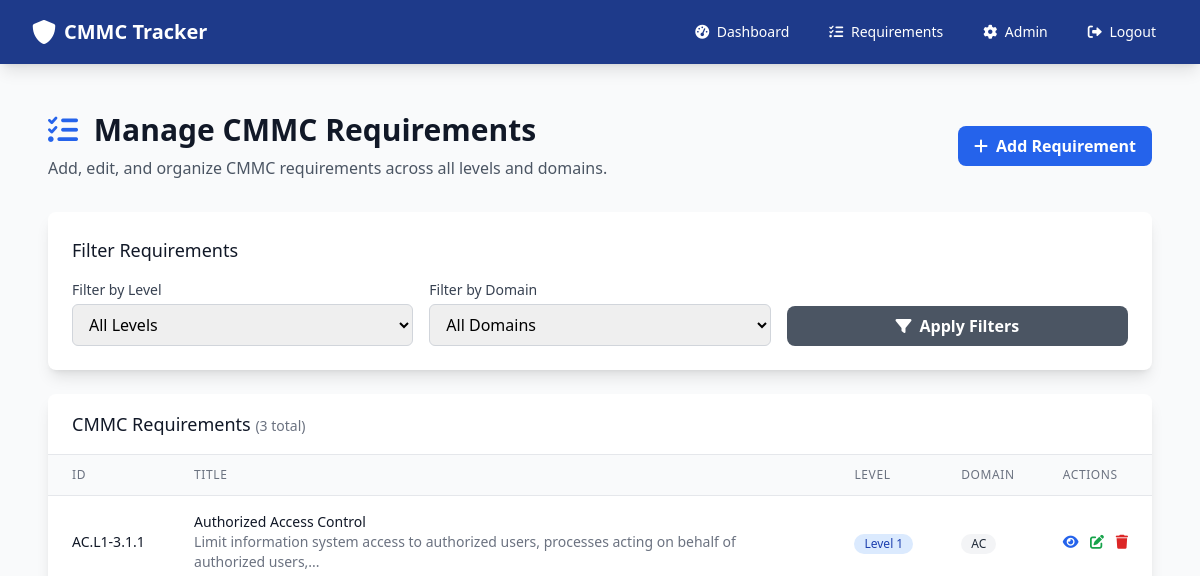
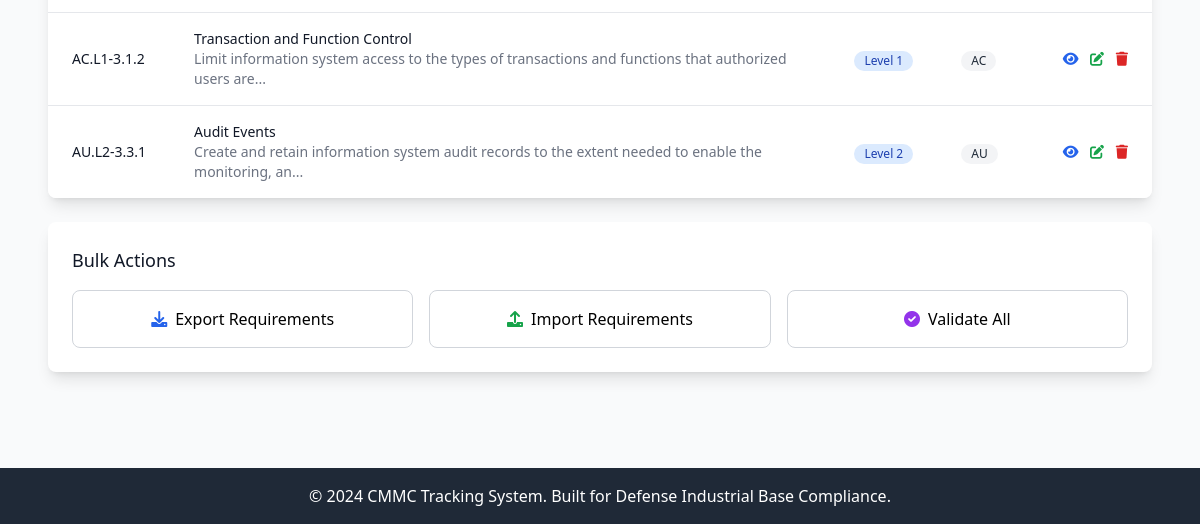
The app's page /admin/requirements (signed in), older data (2 pictures, top to bottom).
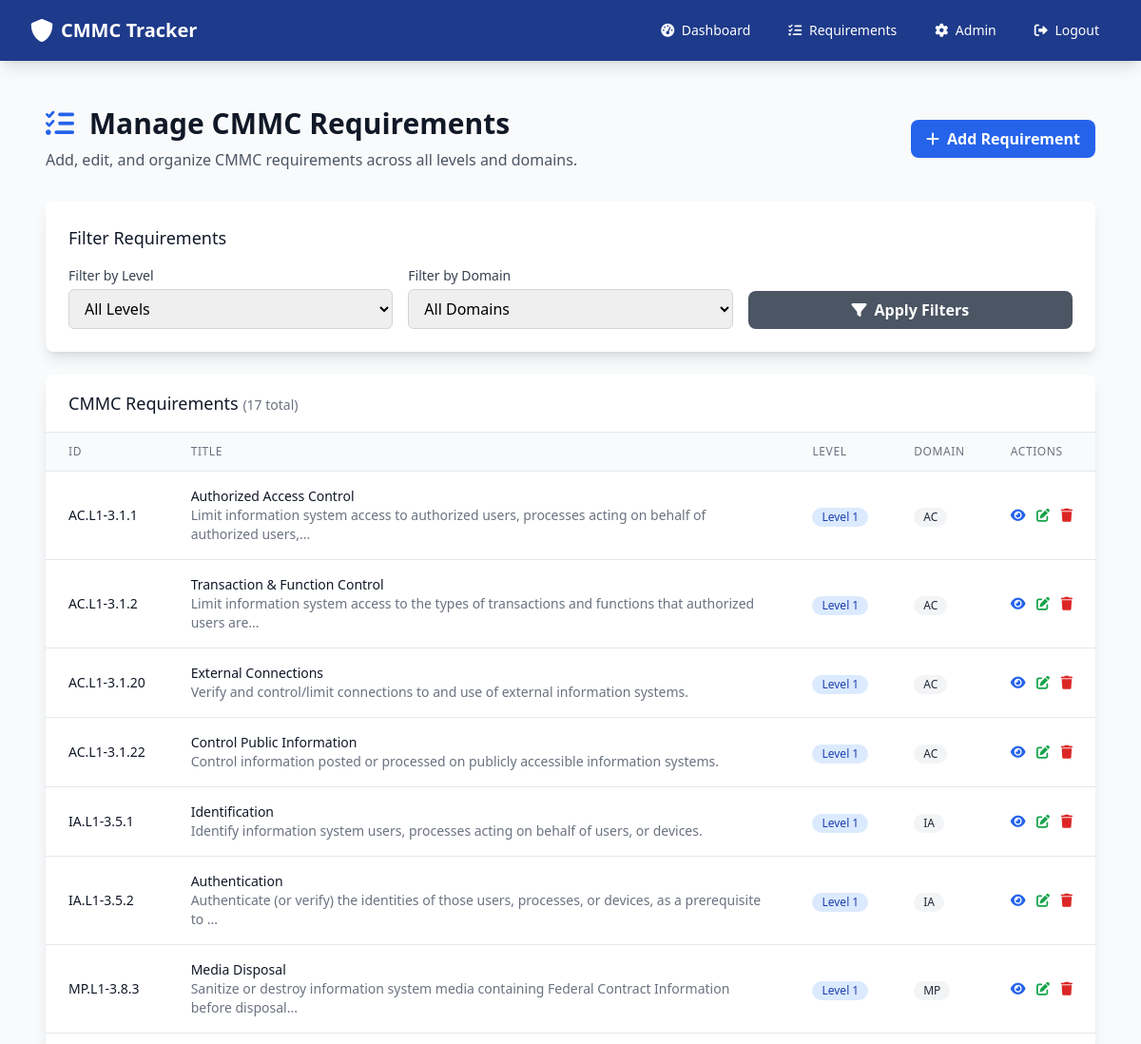
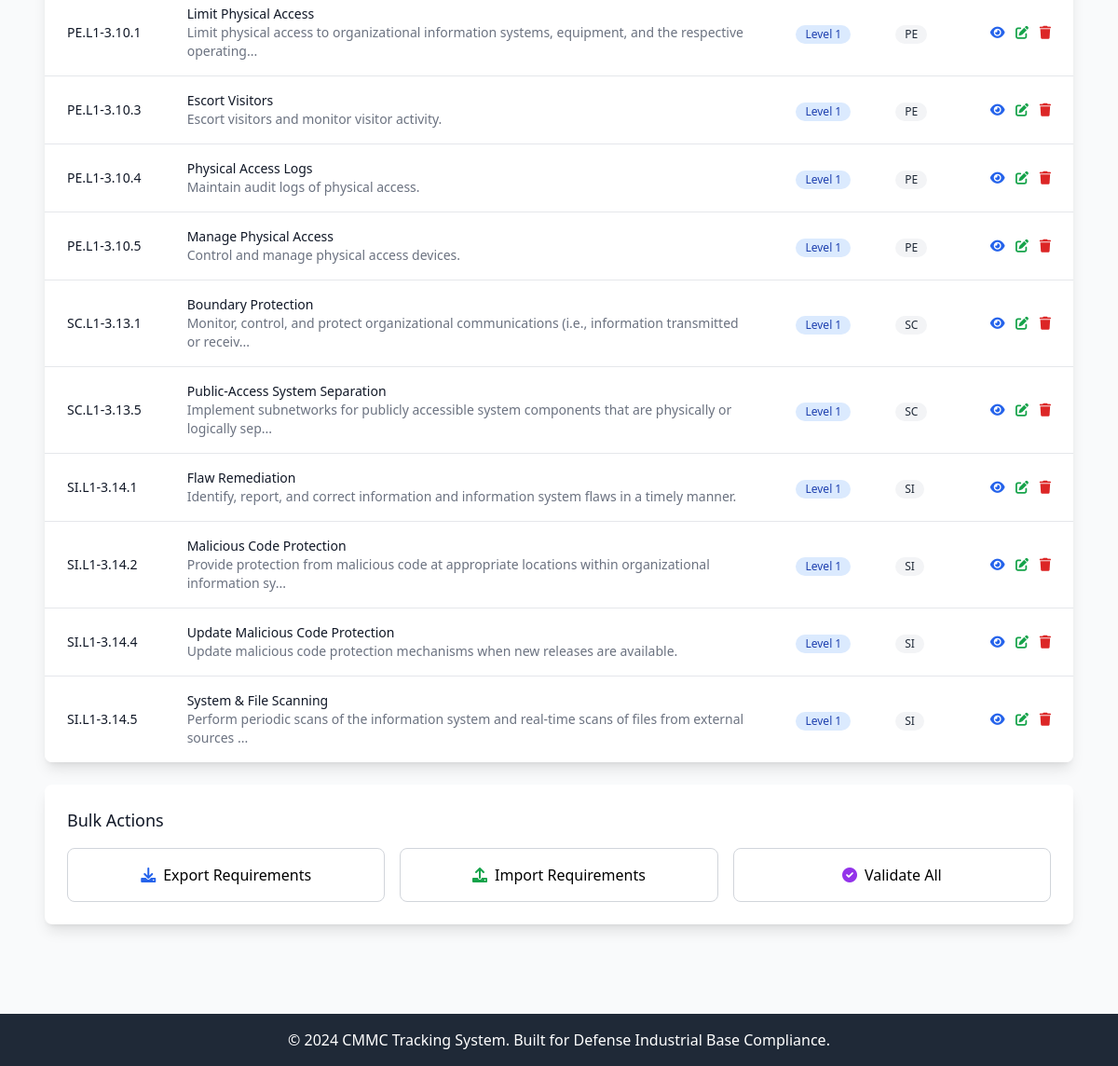
The same page, newer data (2 pictures, top to bottom).
### app.py (models this page shows)
class CMMCRequirement(db.Model):
    __tablename__ = 'cmmc_requirement'
    id = db.Column(db.Integer, primary_key=True)
    requirement_id = db.Column(db.String(20), unique=True, nullable=False)
    title = db.Column(db.String(200), nullable=False)
    description = db.Column(db.Text, nullable=False)
    level_id = db.Column(db.Integer, db.ForeignKey('cmmc_level.id'), nullable=False)
    domain_id = db.Column(db.Integer, db.ForeignKey('cmmc_domain.id'), nullable=False)
    guidance = db.Column(db.Text)
    created_at = db.Column(db.DateTime, default=datetime.utcnow)
    level = db.relationship('CMMCLevel', backref='requirements')
    domain = db.relationship('CMMCDomain', backref='requirements')

class CMMCLevel(db.Model):
    __tablename__ = 'cmmc_level'
    id = db.Column(db.Integer, primary_key=True)
    level_number = db.Column(db.Integer, unique=True, nullable=False)
    name = db.Column(db.String(100), nullable=False)
    description = db.Column(db.Text)
    created_at = db.Column(db.DateTime, default=datetime.utcnow)

class CMMCDomain(db.Model):
    __tablename__ = 'cmmc_domain'
    id = db.Column(db.Integer, primary_key=True)
    code = db.Column(db.String(10), unique=True, nullable=False)
    name = db.Column(db.String(100), nullable=False)
    description = db.Column(db.Text)
    created_at = db.Column(db.DateTime, default=datetime.utcnow)

### app.py (the view)
@app.route('/admin/requirements')
@admin_required
def admin_requirements():
    level_filter = request.args.get('level')
    domain_filter = request.args.get('domain')
    query = CMMCRequirement.query
    if level_filter:
        query = query.filter_by(level_id=level_filter)
    if domain_filter:
        query = query.filter_by(domain_id=domain_filter)
    requirements = query.all()
    levels = CMMCLevel.query.all()
    domains = CMMCDomain.query.all()
    return render_template('admin/requirements.html', requirements=requirements,
                         levels=levels, domains=domains)

### app.py (called while the page is built)
def admin_required(f):
    @wraps(f)
    def decorated_function(*args, **kwargs):
        if 'user_id' not in session:
            flash('Please log in to access this page.', 'warning')
            return redirect(url_for('login'))
        user = User.query.get(session['user_id'])
        if not user or user.role != 'admin':
            flash('Admin access required.', 'error')
            return redirect(url_for('dashboard'))
        return f(*args, **kwargs)
    return decorated_function

### templates/admin/requirements.html (shortened to what this page needs)
{% extends "base.html" %}
{% block content %}
<div class="px-4 py-6">
    <div class="flex justify-between items-center mb-8">
        <div>
            <h1 class="text-3xl font-bold text-gray-900 mb-2">
                <i class="fas fa-list-check text-blue-600 mr-2"></i>
                Manage CMMC Requirements
            </h1>
            <p class="text-gray-600">Add, edit, and organize CMMC requirements across all levels and domains.</p>
        </div>
        <a href="{{ url_for('admin_add_requirement') }}" class="bg-blue-600 hover:bg-blue-700 text-white font-bold py-2 px-4 rounded-lg transition duration-200">
            <i class="fas fa-plus mr-2"></i>Add Requirement
        </a>
    </div>
    <div class="bg-white shadow-lg rounded-lg p-6 mb-6">
        <h3 class="text-lg font-medium text-gray-900 mb-4">Filter Requirements</h3>
        <form method="GET" class="grid grid-cols-1 md:grid-cols-3 gap-4">
            <div>
                <label for="level_filter" class="block text-sm font-medium text-gray-700 mb-1">Filter by Level</label>
                <select name="level" id="level_filter" class="w-full border border-gray-300 rounded-md px-3 py-2 focus:outline-none focus:ring-blue-500 focus:border-blue-500">
                    <option value="">All Levels</option>
                </select>
            </div>
            <div>
                <label for="domain_filter" class="block text-sm font-medium text-gray-700 mb-1">Filter by Domain</label>
                <select name="domain" id="domain_filter" class="w-full border border-gray-300 rounded-md px-3 py-2 focus:outline-none focus:ring-blue-500 focus:border-blue-500">
                    <option value="">All Domains</option>
                </select>
            </div>
            <div class="flex items-end">
                <button type="submit" class="w-full bg-gray-600 hover:bg-gray-700 text-white font-bold py-2 px-4 rounded-lg transition duration-200">
                    <i class="fas fa-filter mr-2"></i>Apply Filters
                </button>
            </div>
        </form>
    </div>
    <div class="bg-white shadow-lg rounded-lg overflow-hidden">
        <div class="px-6 py-4 border-b border-gray-200">
            <h3 class="text-lg font-medium text-gray-900">
                CMMC Requirements
                <span class="text-sm font-normal text-gray-500">({{ requirements|length }} total)</span>
            </h3>
        </div>
        {% if requirements %}
        <div class="overflow-x-auto">
            <table class="min-w-full divide-y divide-gray-200">
                <thead class="bg-gray-50">
                    <tr>
                        <th class="px-6 py-3 text-left text-xs font-medium text-gray-500 uppercase tracking-wider">ID</th>
                        <th class="px-6 py-3 text-left text-xs font-medium text-gray-500 uppercase tracking-wider">Title</th>
                        <th class="px-6 py-3 text-left text-xs font-medium text-gray-500 uppercase tracking-wider">Level</th>
                        <th class="px-6 py-3 text-left text-xs font-medium text-gray-500 uppercase tracking-wider">Domain</th>
                        <th class="px-6 py-3 text-left text-xs font-medium text-gray-500 uppercase tracking-wider">Actions</th>
                    </tr>
                </thead>
                <tbody class="bg-white divide-y divide-gray-200">
                    {% for requirement in requirements %}
                    <tr class="hover:bg-gray-50">
                        <td class="px-6 py-4 whitespace-nowrap">
                            <div class="text-sm font-medium text-gray-900">{{ requirement.requirement_id }}</div>
                        </td>
                        <td class="px-6 py-4">
                            <div class="text-sm font-medium text-gray-900">{{ requirement.title }}</div>
                            <div class="text-sm text-gray-500">{{ requirement.description[:100] }}{% if requirement.description|length > 100 %}...{% endif %}</div>
                        </td>
                        <td class="px-6 py-4 whitespace-nowrap">
                            <span class="inline-flex items-center px-2.5 py-0.5 rounded-full text-xs font-medium bg-blue-100 text-blue-800">
                                Level {{ requirement.level.level_number }}
                            </span>
                        </td>
                        <td class="px-6 py-4 whitespace-nowrap">
                            <span class="inline-flex items-center px-2.5 py-0.5 rounded-full text-xs font-medium bg-gray-100 text-gray-800">
                                {{ requirement.domain.code }}
                            </span>
                        </td>
                        <td class="px-6 py-4 whitespace-nowrap text-sm font-medium space-x-2">
                            <button onclick="viewRequirement({{ requirement.id }})" class="text-blue-600 hover:text-blue-900">
                                <i class="fas fa-eye"></i>
                            </button>
                            <button onclick="editRequirement({{ requirement.id }})" class="text-green-600 hover:text-green-900">
                                <i class="fas fa-edit"></i>
                            </button>
                            <button onclick="deleteRequirement({{ requirement.id }}, '{{ requirement.requirement_id }}')" class="text-red-600 hover:text-red-900">
                                <i class="fas fa-trash"></i>
                            </button>
                        </td>
                    </tr>
                    {% endfor %}
                </tbody>
            </table>
        </div>
        {% endif %}
    </div>
    {% if requirements %}
    <div class="mt-6 bg-white shadow-lg rounded-lg p-6">
        <h3 class="text-lg font-medium text-gray-900 mb-4">Bulk Actions</h3>
        <div class="grid grid-cols-1 md:grid-cols-3 gap-4">
            <button onclick="exportRequirements()" class="flex items-center justify-center p-4 border border-gray-300 rounded-lg hover:bg-gray-50 transition duration-200">
                <i class="fas fa-download text-blue-600 mr-2"></i>
                Export Requirements
            </button>
            <button onclick="importRequirements()" class="flex items-center justify-center p-4 border border-gray-300 rounded-lg hover:bg-gray-50 transition duration-200">
                <i class="fas fa-upload text-green-600 mr-2"></i>
                Import Requirements
            </button>
            <button onclick="validateRequirements()" class="flex items-center justify-center p-4 border border-gray-300 rounded-lg hover:bg-gray-50 transition duration-200">
                <i class="fas fa-check-circle text-purple-600 mr-2"></i>
                Validate All
            </button>
        </div>
    </div>
    {% endif %}
</div>
{% endblock %}

### templates/base.html (shortened to what this page needs)
<!DOCTYPE html>
<html lang="en">
<head>
    <script src="https://cdn.tailwindcss.com"></script>
    <link href="https://cdnjs.cloudflare.com/ajax/libs/font-awesome/6.0.0/css/all.min.css" rel="stylesheet">
</head>
<body class="bg-gray-50 min-h-screen">
    <nav class="bg-blue-900 text-white shadow-lg">
        <div class="max-w-7xl mx-auto px-4 sm:px-6 lg:px-8">
            <div class="flex justify-between items-center h-16">
                <div class="flex items-center">
                    <a href="{{ url_for('index') }}" class="flex items-center space-x-2">
                        <i class="fas fa-shield-alt text-2xl"></i>
                        <span class="font-bold text-xl">CMMC Tracker</span>
                    </a>
                </div>
                <div class="hidden md:block">
                    <div class="ml-10 flex items-baseline space-x-4">
                        {% if session.user_id %}
                            <a href="{{ url_for('dashboard') }}" class="hover:bg-blue-800 px-3 py-2 rounded-md text-sm font-medium">
                                <i class="fas fa-tachometer-alt mr-1"></i> Dashboard
                            </a>
                            <a href="{{ url_for('requirements') }}" class="hover:bg-blue-800 px-3 py-2 rounded-md text-sm font-medium">
                                <i class="fas fa-list-check mr-1"></i> Requirements
                            </a>
                            {% if session.user_role == 'admin' %}
                                <a href="{{ url_for('admin_panel') }}" class="hover:bg-blue-800 px-3 py-2 rounded-md text-sm font-medium">
                                    <i class="fas fa-cog mr-1"></i> Admin
                                </a>
                            {% endif %}
                            <a href="{{ url_for('logout') }}" class="hover:bg-red-600 px-3 py-2 rounded-md text-sm font-medium">
                                <i class="fas fa-sign-out-alt mr-1"></i> Logout
                            </a>
                        {% endif %}
                    </div>
                </div>
            </div>
        </div>
    </nav>
    <main class="max-w-7xl mx-auto py-6 sm:px-6 lg:px-8">
        {% block content %}{% endblock %}
    </main>
    <footer class="bg-gray-800 text-white mt-12">
        <div class="max-w-7xl mx-auto py-4 px-4 sm:px-6 lg:px-8">
            <div class="text-center">
                <p>&copy; 2024 CMMC Tracking System. Built for Defense Industrial Base Compliance.</p>
            </div>
        </div>
    </footer>
</body>
</html>

Row changes from the older to the newer data that the page shows:
changed CMMCRequirement "AC.L1-3.1.2": title "Transaction and Function Control" → "Transaction & Function Control"
changed CMMCRequirement: requirement_id "AU.L2-3.3.1" → "AC.L1-3.1.20"; title "Audit Events" → "External Connections"; description "Create and retain information system audit records to the extent needed to enable the monitoring, an" → "Verify and control/limit connections to and use of external information systems."; level.level_number "2" → "1"; domain.code "AU" → "AC"; no longer shows "..."
added CMMCRequirement: requirement_id "AC.L1-3.1.22", title "Control Public Information", description "Control information posted or processed on publicly accessible information systems.", level.level_number "1", domain.code "AC"
added CMMCRequirement: requirement_id "IA.L1-3.5.1", title "Identification", description "Identify information system users, processes acting on behalf of users, or devices.", level.level_number "1", domain.code "IA"
added CMMCRequirement: requirement_id "IA.L1-3.5.2", title "Authentication", description "Authenticate (or verify) the identities of those users, processes, or devices, as a prerequisite to", level.level_number "1", domain.code "IA"
added CMMCRequirement: requirement_id "MP.L1-3.8.3", title "Media Disposal", description "Sanitize or destroy information system media containing Federal Contract Information before disposal", level.level_number "1", domain.code "MP"
added CMMCRequirement: requirement_id "PE.L1-3.10.1", title "Limit Physical Access", description "Limit physical access to organizational information systems, equipment, and the respective operating", level.level_number "1", domain.code "PE"
added CMMCRequirement: requirement_id "PE.L1-3.10.3", title "Escort Visitors", description "Escort visitors and monitor visitor activity.", level.level_number "1", domain.code "PE"
added CMMCRequirement: requirement_id "PE.L1-3.10.4", title "Physical Access Logs", description "Maintain audit logs of physical access.", level.level_number "1", domain.code "PE"
added CMMCRequirement: requirement_id "PE.L1-3.10.5", title "Manage Physical Access", description "Control and manage physical access devices.", level.level_number "1", domain.code "PE"
added CMMCRequirement: requirement_id "SC.L1-3.13.1", title "Boundary Protection", description "Monitor, control, and protect organizational communications (i.e., information transmitted or receiv", level.level_number "1", domain.code "SC"
added CMMCRequirement: requirement_id "SC.L1-3.13.5", title "Public-Access System Separation", description "Implement subnetworks for publicly accessible system components that are physically or logically sep", level.level_number "1", domain.code "SC"
added CMMCRequirement: requirement_id "SI.L1-3.14.1", title "Flaw Remediation", description "Identify, report, and correct information and information system flaws in a timely manner.", level.level_number "1", domain.code "SI"
added CMMCRequirement: requirement_id "SI.L1-3.14.2", title "Malicious Code Protection", description "Provide protection from malicious code at appropriate locations within organizational information sy", level.level_number "1", domain.code "SI"
added CMMCRequirement: requirement_id "SI.L1-3.14.4", title "Update Malicious Code Protection", description "Update malicious code protection mechanisms when new releases are available.", level.level_number "1", domain.code "SI"
added CMMCRequirement: requirement_id "SI.L1-3.14.5", title "System & File Scanning", description "Perform periodic scans of the information system and real-time scans of files from external sources", level.level_number "1", domain.code "SI"
Text that changed along with them:
{{ requirements|length }}: "3" → "17"
